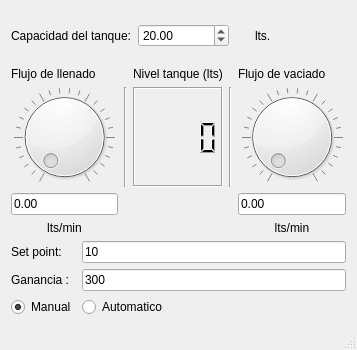
<?xml version="1.0" encoding="UTF-8"?>
<ui version="4.0">
 <class>MainWindow</class>
 <widget class="QMainWindow" name="MainWindow">
  <property name="geometry">
   <rect>
    <x>0</x>
    <y>0</y>
    <width>357</width>
    <height>350</height>
   </rect>
  </property>
  <property name="minimumSize">
   <size>
    <width>350</width>
    <height>350</height>
   </size>
  </property>
  <property name="maximumSize">
   <size>
    <width>357</width>
    <height>350</height>
   </size>
  </property>
  <property name="windowTitle">
   <string>Simulación de un tanque de agua con control proporcional</string>
  </property>
  <widget class="QWidget" name="centralWidget">
   <layout class="QVBoxLayout" name="verticalLayout">
    <item>
     <layout class="QHBoxLayout" name="horizontalLayout">
      <property name="spacing">
       <number>6</number>
      </property>
      <item>
       <widget class="QLabel" name="label_5">
        <property name="text">
         <string>Capacidad del tanque:</string>
        </property>
       </widget>
      </item>
      <item>
       <widget class="QDoubleSpinBox" name="capacidadTanque">
        <property name="singleStep">
         <double>0.050000000000000</double>
        </property>
        <property name="value">
         <double>20.000000000000000</double>
        </property>
       </widget>
      </item>
      <item>
       <spacer name="verticalSpacer_2">
        <property name="orientation">
         <enum>Qt::Vertical</enum>
        </property>
        <property name="sizeType">
         <enum>QSizePolicy::Fixed</enum>
        </property>
        <property name="sizeHint" stdset="0">
         <size>
          <width>20</width>
          <height>1</height>
         </size>
        </property>
       </spacer>
      </item>
      <item>
       <widget class="QLabel" name="label_6">
        <property name="text">
         <string>lts.</string>
        </property>
       </widget>
      </item>
     </layout>
    </item>
    <item>
     <layout class="QGridLayout" name="gridLayout">
      <item row="0" column="2">
       <widget class="QLabel" name="label_7">
        <property name="text">
         <string>Nivel tanque (lts)</string>
        </property>
       </widget>
      </item>
      <item row="2" column="0">
       <widget class="QLineEdit" name="textboxLlenado">
        <property name="enabled">
         <bool>true</bool>
        </property>
        <property name="text">
         <string>0.00</string>
        </property>
        <property name="readOnly">
         <bool>false</bool>
        </property>
       </widget>
      </item>
      <item row="1" column="2">
       <widget class="QLCDNumber" name="nivelActualTanque">
        <property name="frameShape">
         <enum>QFrame::Box</enum>
        </property>
        <property name="frameShadow">
         <enum>QFrame::Sunken</enum>
        </property>
        <property name="smallDecimalPoint">
         <bool>true</bool>
        </property>
        <property name="numDigits">
         <number>4</number>
        </property>
        <property name="digitCount">
         <number>4</number>
        </property>
        <property name="segmentStyle">
         <enum>QLCDNumber::Filled</enum>
        </property>
        <property name="value" stdset="0">
         <double>0.000000000000000</double>
        </property>
        <property name="intValue" stdset="0">
         <number>0</number>
        </property>
       </widget>
      </item>
      <item row="1" column="4">
       <widget class="QDial" name="llaveVaciado">
        <property name="notchesVisible">
         <bool>true</bool>
        </property>
       </widget>
      </item>
      <item row="1" column="0">
       <widget class="QDial" name="llaveLlenado">
        <property name="value">
         <number>0</number>
        </property>
        <property name="orientation">
         <enum>Qt::Horizontal</enum>
        </property>
        <property name="wrapping">
         <bool>false</bool>
        </property>
        <property name="notchesVisible">
         <bool>true</bool>
        </property>
       </widget>
      </item>
      <item row="3" column="0">
       <widget class="QLabel" name="label_2">
        <property name="text">
         <string>lts/min</string>
        </property>
        <property name="alignment">
         <set>Qt::AlignCenter</set>
        </property>
       </widget>
      </item>
      <item row="0" column="0">
       <widget class="QLabel" name="label">
        <property name="text">
         <string>Flujo de llenado</string>
        </property>
       </widget>
      </item>
      <item row="2" column="4">
       <widget class="QLineEdit" name="textboxVaciado">
        <property name="enabled">
         <bool>true</bool>
        </property>
        <property name="text">
         <string>0.00</string>
        </property>
        <property name="readOnly">
         <bool>false</bool>
        </property>
       </widget>
      </item>
      <item row="3" column="4">
       <widget class="QLabel" name="label_4">
        <property name="text">
         <string>lts/min</string>
        </property>
        <property name="alignment">
         <set>Qt::AlignCenter</set>
        </property>
       </widget>
      </item>
      <item row="1" column="1">
       <widget class="Line" name="line">
        <property name="orientation">
         <enum>Qt::Vertical</enum>
        </property>
       </widget>
      </item>
      <item row="0" column="4">
       <widget class="QLabel" name="label_3">
        <property name="text">
         <string>Flujo de vaciado</string>
        </property>
       </widget>
      </item>
      <item row="1" column="3">
       <widget class="Line" name="line_2">
        <property name="orientation">
         <enum>Qt::Vertical</enum>
        </property>
       </widget>
      </item>
     </layout>
    </item>
    <item>
     <layout class="QGridLayout" name="gridLayout_2">
      <item row="1" column="0">
       <widget class="QLabel" name="label_11">
        <property name="text">
         <string>Ganancia :</string>
        </property>
       </widget>
      </item>
      <item row="1" column="2">
       <widget class="QLineEdit" name="ganancia_lineedit">
        <property name="text">
         <string>300</string>
        </property>
       </widget>
      </item>
      <item row="2" column="0">
       <widget class="QRadioButton" name="radioButton">
        <property name="text">
         <string>Manual</string>
        </property>
        <property name="checked">
         <bool>true</bool>
        </property>
       </widget>
      </item>
      <item row="0" column="0">
       <widget class="QLabel" name="label_8">
        <property name="text">
         <string>Set point:</string>
        </property>
       </widget>
      </item>
      <item row="0" column="2">
       <widget class="QLineEdit" name="setPoint_lineedit">
        <property name="text">
         <string>10</string>
        </property>
       </widget>
      </item>
      <item row="2" column="2">
       <widget class="QRadioButton" name="radioButton_2">
        <property name="text">
         <string>Automatico</string>
        </property>
       </widget>
      </item>
     </layout>
    </item>
   </layout>
  </widget>
  <widget class="QStatusBar" name="statusBar"/>
 </widget>
 <layoutdefault spacing="6" margin="11"/>
 <resources/>
 <connections/>
</ui>
